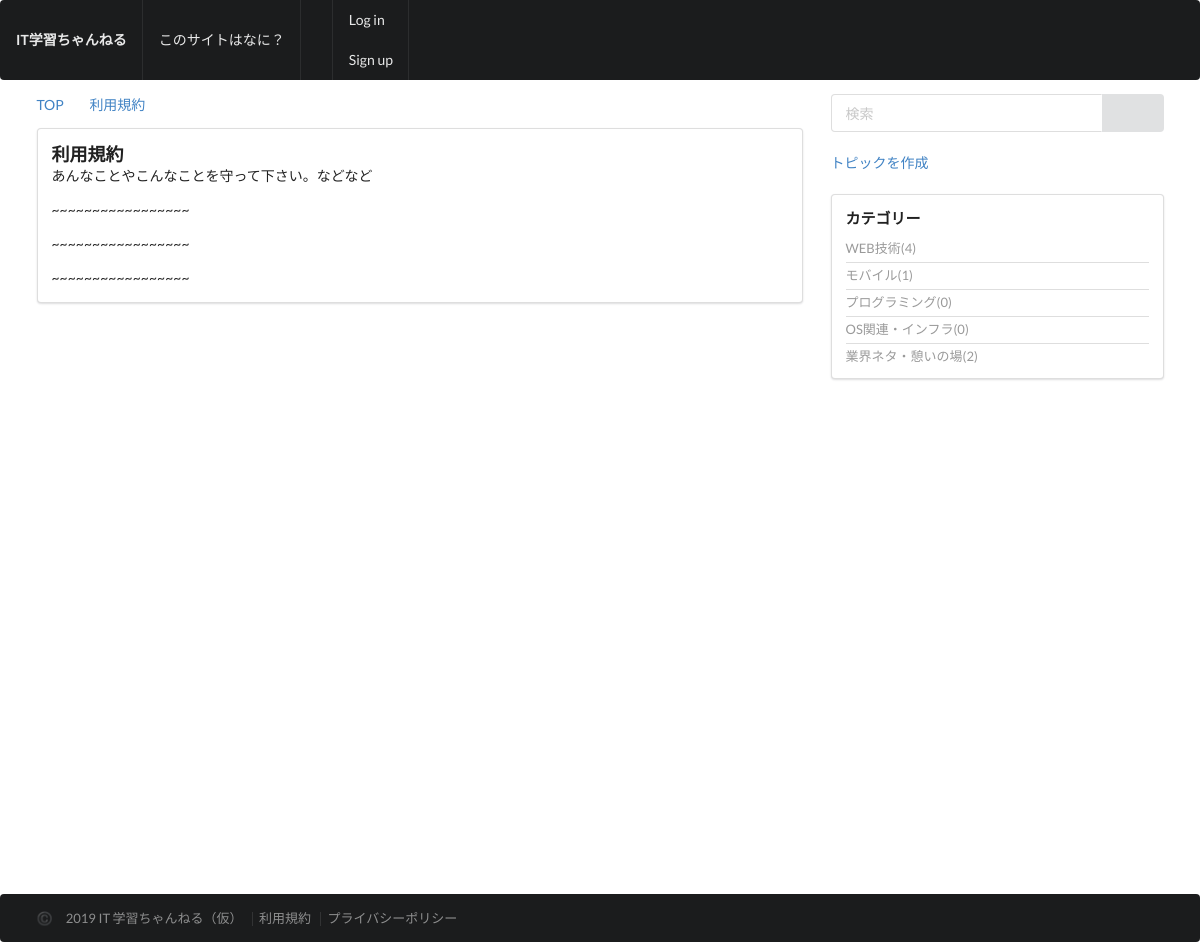
The app's page /terms/ with its own data.
### thread/models.py (models this page shows, shortened)
class Category(models.Model):
    name = models.CharField(
        'カテゴリー名',
        max_length=50,
    )
    url_code = models.CharField(
        'URLコード',
        max_length=50,
        null=True,
        blank=False,
        unique=True,
    )
    sort = models.IntegerField(
        verbose_name='ソート',
        default=0,
    )
    objects = CategoryManager

### thread/templatetags/threadtags.py (called while the page is built)
@register.inclusion_tag('thread/tags/category_tag.html')
def categorytag():
    ctx = {}
    ctx['category_list'] = Category.objects.annotate(
        count=Count('topic')).order_by('sort')
    return ctx

### base/templates/base/terms.html (shortened to what this page needs)
{% extends 'base/base.html' %}
{% block content %}
<div class="ui grid stackable">
  <div class="eleven wide column">
    <div class="ui breadcrumb">
      <a href="{% url 'base:top' %}" class="section">TOP</a>
      <i class="right angle icon divider"></i>
      <a class="action section">利用規約</a>
    </div>
    <div class="ui segment">
      <div class="content">
        <div class="header"><h3>利用規約</h3></div>
        <p>あんなことやこんなことを守って下さい。などなど</p>
        <p>~~~~~~~~~~~~~~~~~</p>
        <p>~~~~~~~~~~~~~~~~~</p>
        <p>~~~~~~~~~~~~~~~~~</p>
      </div>
    </div>
  </div>
  {% include 'base/sidebar.html' %}
</div>
{% endblock %}

### thread/templates/thread/tags/category_tag.html
<div class="ui relaxed list small divided link">
    {% for category in category_list %}
    <a class="item">{{ category.name }}({{ category.count }})</a>
    {% endfor %}
</div>

### records on screen
Category: name "WEB技術", count "4"
Category: name "モバイル", count "1"
Category: name "プログラミング", count "0"
Category: name "OS関連・インフラ", count "0"
Category: name "業界ネタ・憩いの場", count "2"
